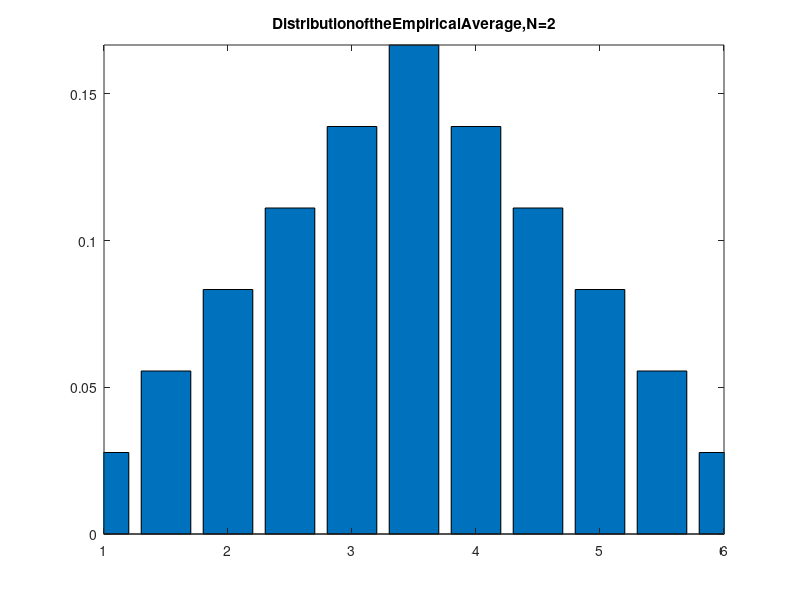

Write the MATLAB code that produced this figure.
die = [1/6 1/6 1/6 1/6 1/6 1/6];
average = 1;
N=2;
for c = 1:N
    average = conv(average,die);
end

xaxis = [0:length(average)-1] + N ;
xaxis = xaxis/N;
figure();
set(gca,'Linewidth',1.6);
set(gca,'FontSize',12);
bar(xaxis,average);
axis([1 6 -inf inf]);
title('DistributionoftheEmpiricalAverage,N=2');
print('-depsc','EmpAverage2.eps');